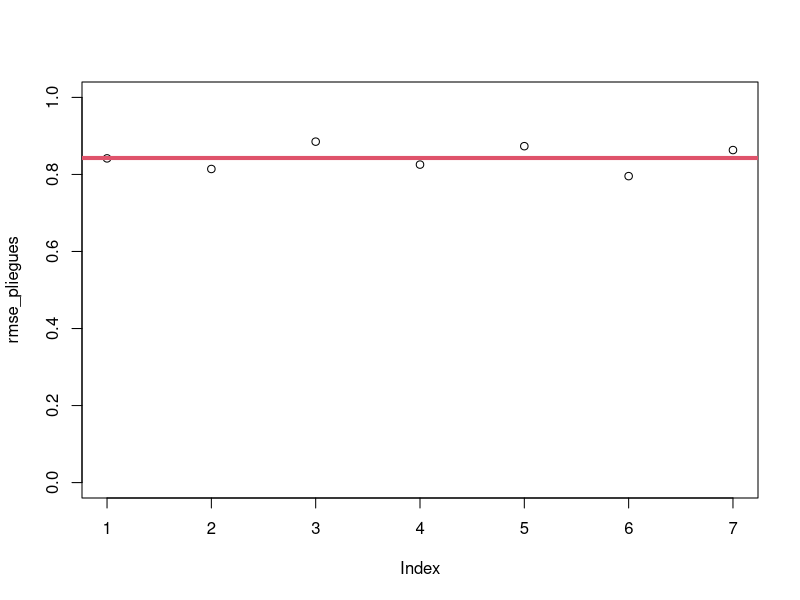

This chart was generated by the following R code:
#install.packages("caret")
#install.packages("nnet")
#install.packages("parallel")

library("lattice")
library("ggplot2")
library("caret")
library("nnet")
library("parallel")

# Funcion de pliegue ------------------------------------------------------

rmse_fold <- function(pliegue, form, datos, nn_size){
  pliegue_logic <- seq_len(nrow(datos)) %in% pliegue
  entrena <- subset(datos, !pliegue_logic)
  prueba <- subset(datos, pliegue_logic)
  modelo <- nnet(form, data = entrena, size = nn_size, lineout = TRUE, trace = FALSE)
  response_name <- setdiff(names(datos), modelo$coefnames)
  Y_pronosticado <- predict(modelo, newdata = prueba)
  rmse <- RMSE(Y_pronosticado, prueba[[response_name]])
  rmse
}

# Modelo no lineal --------------------------------------------------------

n_pliegues <- 7
tamano_muestral <- 300
neuronas <- 10

genera_y <- function(x){
  cos(x) + rnorm(length(x), 0, 0.5)
}

X <- seq(0, 3*pi, length.out = tamano_muestral)
Y <- genera_y(X)

data.frame(X, Y) -> muestra


# Validacion cruzada ------------------------------------------------------

createFolds(muestra$Y, k = n_pliegues) -> pliegues

mclapply(
  pliegues,
  rmse_fold,
  Y ~ X,
  muestra,
  nn_size = neuronas
) -> rmse_pliegues

rmse_pliegues <- unlist(rmse_pliegues)
mean(rmse_pliegues)

plot(rmse_pliegues, ylim = c(0,1))
abline(h = mean(rmse_pliegues), col = 2, lwd = 4)























